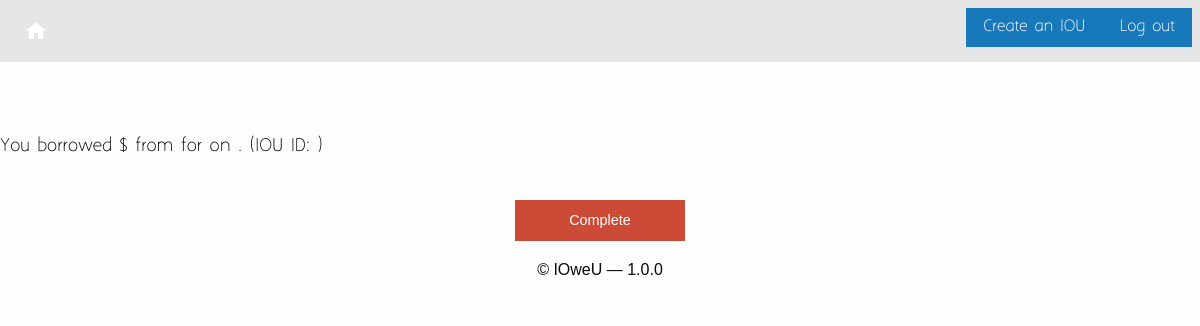
The page /complete/2 on the database as committed earlier.
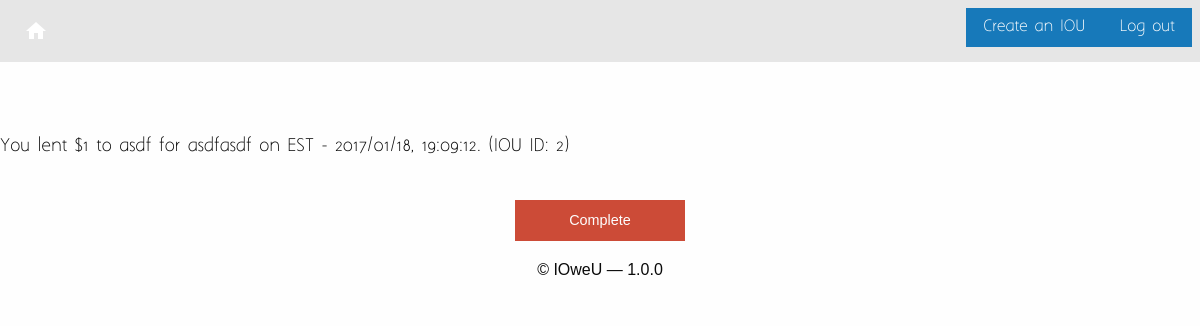
The same page on the database as committed later.
### tables this page shows
CREATE TABLE ious(note TEXT, amount INTEGER, dateCreated FLOAT, dateModified FLOAT, userIDLender INTEGER, userIDBorrower INTEGER, borrowOrLend TEXT, accountOrName TEXT, completed INTEGER, iouID INTEGER);

### app.py (the view)
@app.route("/complete/<int:iouId>")
def complete(iouId = None):
	iouInfo = iou.getIOU(iouId)
	return render_template("complete.html",info=iouInfo)

### utils/iou.py (called while the page is built)
def getIOU(iouID):
	f = "data/database.db"
	db = sqlite3.connect(f)
	c = db.cursor()
	c.execute("SELECT * FROM ious WHERE iouID='%s'" %(iouID))
	res = c.fetchall()
	ret = {}
	for line in res:
		ret["note"] = line[0]
		ret["amount"] = line[1]
		ret["dateCreated"] = line[2]
		ret["dateModified"] = line[3]
		ret["usernameLender"] = line[4]
		ret["usernameBorrower"] = line[5]
		ret["borrowOrLend"] = line[6]
		ret["accountOrName"] = line[7]
		ret["completed"] = line[8]
		ret["iouID"] = line[9]
	return ret

### templates/complete.html
{% extends "base.html" %}
{% block topbar_right %}
<div class="top-bar-right">
  <ul class="menu">
  	<li><a class="button" href="/new">Create an IOU</a></li>
    <li><a class="button" href="/logout">Log out</a></li>
  </ul>
</div>
{% endblock %}
{% block body %}
<br><br><br>
<div class="row">
	{% if info["borrowOrLend"] == "lend" %}
		<p>You lent ${{info["amount"]}} to {{info["usernameBorrower"]}} for {{info["note"]}} on {{info["dateCreated"]}}. (IOU ID: {{info["iouID"]}})</p>
	{% else %}
		<p>You borrowed ${{info["amount"]}} from {{info["usernameLender"]}} for {{info["note"]}} on {{info["dateCreated"]}}. (IOU ID: {{info["iouID"]}})</p>
	{% endif %}
</div>
<br>
<form method="POST" action="/modcom/{{info['iouID']}}">
  	<div class="row">
		<div class="small-2 columns small-push-5">
			<button class="button alert expanded" name="complete" type="submit">Complete</button>
		</div>
	</div>
</form>
{% endblock %}

Rows that differ between the two databases and show on the page:
added ious: amount "1", usernameBorrower "asdf", note "asdfasdf", dateCreated "EST - 2017/01/18, 19:09:12", iouID "2"
Other text that changed with them:
text no longer shown: "You borrowed $ from"
text now shown: "You lent $ to"
